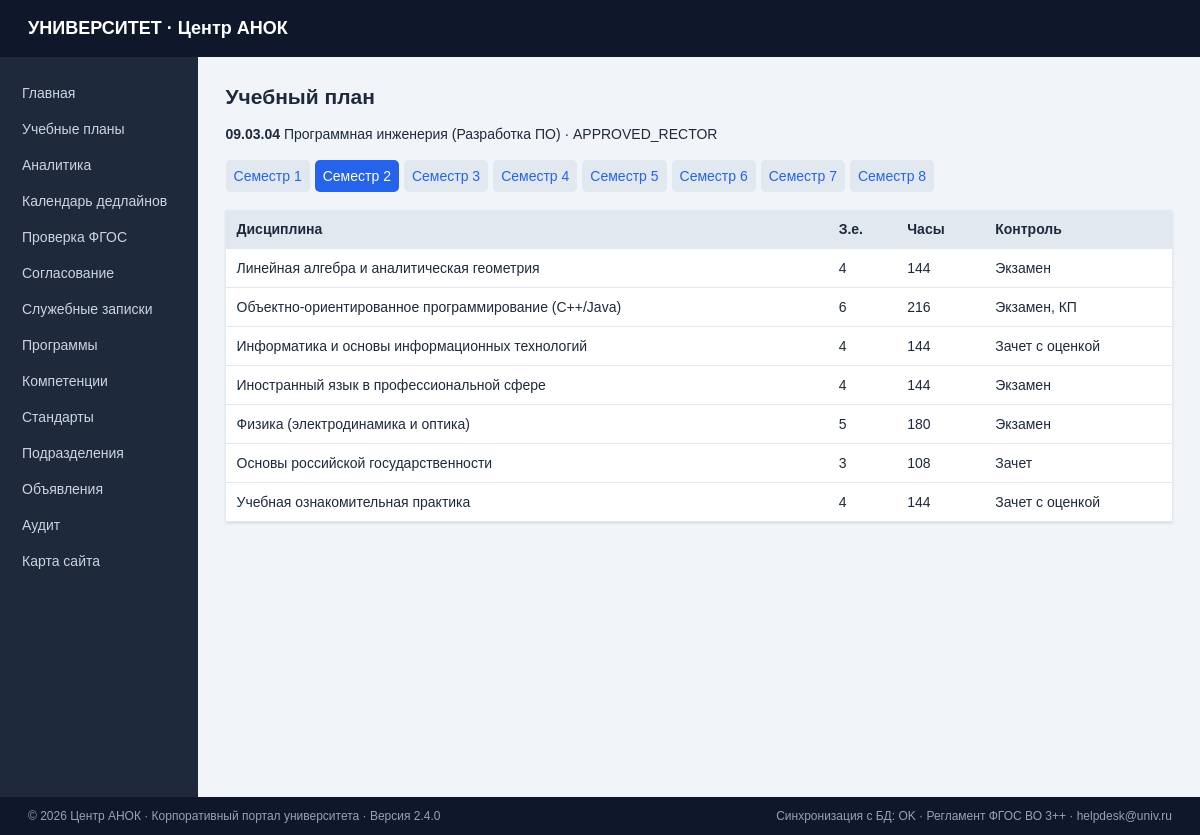
Page /?page=plan&id=1&sem=2 on the committed database.
### tables this page shows
CREATE TABLE `curriculums` (
  `id` INT AUTO_INCREMENT PRIMARY KEY,
  `program_id` INT,
  `academic_year` TEXT NOT NULL,
  `version` TEXT NOT NULL DEFAULT '1.0',
  `status` TEXT NOT NULL DEFAULT 'DRAFT',
  `total_credits` INT NOT NULL DEFAULT 240,
  `approved_protocol_num` TEXT,
  `approved_protocol_date` TEXT,
  `created_by_user` TEXT,
  `created_at` DATETIME DEFAULT CURRENT_TIMESTAMP,
  FOREIGN KEY (program_id) REFERENCES educational_programs(id)
);

CREATE TABLE `educational_programs` (
  `id` INT AUTO_INCREMENT PRIMARY KEY,
  `code` TEXT NOT NULL,
  `title` TEXT NOT NULL,
  `level` TEXT NOT NULL,
  `study_form` TEXT NOT NULL DEFAULT 'Очная',
  `fgos_standard_id` INT,
  `department_id` INT,
  FOREIGN KEY (fgos_standard_id) REFERENCES standards_fgos(id),
  FOREIGN KEY (department_id) REFERENCES departments(id)
);

CREATE TABLE `curriculum_disciplines` (
  `id` INT AUTO_INCREMENT PRIMARY KEY,
  `curriculum_id` INT,
  `block_type` TEXT NOT NULL,
  `discipline_name` TEXT NOT NULL,
  `semester_num` INT NOT NULL,
  `credits_ze` INT NOT NULL,
  `total_hours` INT NOT NULL,
  `lecture_hours` INT NOT NULL DEFAULT 0,
  `lab_hours` INT NOT NULL DEFAULT 0,
  `practice_hours` INT NOT NULL DEFAULT 0,
  `self_study_hours` INT NOT NULL DEFAULT 0,
  `control_form` TEXT NOT NULL,
  `implementing_department_id` INT,
  FOREIGN KEY (curriculum_id) REFERENCES curriculums(id),
  FOREIGN KEY (implementing_department_id) REFERENCES departments(id)
);

### index.php (the view, shortened to what this page needs)
<?php
require __DIR__ . '/config.php';
$page = $_GET['page'] ?? 'dashboard';
$id = filter_input(INPUT_GET, 'id', FILTER_VALIDATE_INT) ?: 1;
$sem = max(1, min(8, filter_input(INPUT_GET, 'sem', FILTER_VALIDATE_INT) ?: 1));
function e($v) { return htmlspecialchars((string)$v, ENT_QUOTES | ENT_SUBSTITUTE, 'UTF-8'); }
function allRows(PDO $db, string $sql, array $params=[]) { $s=$db->prepare($sql); $s->execute($params); return $s->fetchAll(); }
function oneRow(PDO $db, string $sql, array $params=[]) { $s=$db->prepare($sql); $s->execute($params); return $s->fetch() ?: []; }
$stats = [
 'plans'=>(int)$pdo->query('SELECT COUNT(*) FROM curriculums')->fetchColumn(),
 'disciplines'=>(int)$pdo->query('SELECT COUNT(*) FROM curriculum_disciplines')->fetchColumn(),
 'standards'=>(int)$pdo->query('SELECT COUNT(*) FROM standards_fgos')->fetchColumn(),
 'memos'=>(int)$pdo->query('SELECT COUNT(*) FROM service_notes')->fetchColumn(),
];
$title='Сводная панель'; $content='';
if ($page==='dashboard') {
 $title='Сводная панель'; $plans=allRows($pdo,'SELECT c.*, ep.code prog_code, ep.title prog_title FROM curriculums c JOIN educational_programs ep ON ep.id=c.program_id ORDER BY c.id');
 $content='<div class="cards">'; foreach($stats as $k=>$v) $content.='<div class="card"><b>'.e($v).'</b><span>'.e(['plans'=>'Учебные планы','disciplines'=>'Дисциплины','standards'=>'Стандарты ФГОС','memos'=>'Служебные записки'][$k]).'</span></div>'; $content.='</div><h2>Учебные планы</h2><table><tr><th>Программа</th><th>Год</th><th>Статус</th><th></th></tr>'; foreach($plans as $p) $content.='<tr><td>'.e($p['prog_code'].' — '.$p['prog_title']).'</td><td>'.e($p['academic_year']).'</td><td>'.e($p['status']).'</td><td><a href="?page=plan&id='.$p['id'].'">Открыть</a></td></tr>'; $content.='</table>';
} elseif ($page==='plan') {
 $title='Учебный план'; $p=oneRow($pdo,'SELECT c.*,ep.code,ep.title FROM curriculums c JOIN educational_programs ep ON ep.id=c.program_id WHERE c.id=?',[$id]); $rows=allRows($pdo,'SELECT * FROM curriculum_disciplines WHERE curriculum_id=? AND semester_num=? ORDER BY id',[$id,$sem]); $content='<p><b>'.e($p['code']??'').'</b> '.e($p['title']??'').' · '.e($p['status']??'').'</p><nav class="sem">'; for($i=1;$i<=8;$i++)$content.='<a class="'.($i===$sem?'active':''). '" href="?page=plan&id='.$id.'&sem='.$i.'">Семестр '.$i.'</a>'; $content.='</nav><table><tr><th>Дисциплина</th><th>З.е.</th><th>Часы</th><th>Контроль</th></tr>'; foreach($rows as $r)$content.='<tr><td>'.e($r['discipline_name']).'</td><td>'.e($r['credits_ze']).'</td><td>'.e($r['total_hours']).'</td><td>'.e($r['control_form']).'</td></tr>'; $content.='</table>';
 }
$nav=['dashboard'=>'Главная','plans'=>'Учебные планы','analytics'=>'Аналитика','calendar'=>'Календарь дедлайнов','validate'=>'Проверка ФГОС','signatures'=>'Согласование','memos'=>'Служебные записки','programs'=>'Программы','competencies'=>'Компетенции','standards'=>'Стандарты','departments'=>'Подразделения','announcements'=>'Объявления','audit'=>'Аудит','sitemap'=>'Карта сайта'];
?><!doctype html><html lang="ru"><head><meta charset="utf-8"><meta name="viewport" content="width=device-width,initial-scale=1"><title><?=e($title)?> — АНОК</title></head><body><header><b>УНИВЕРСИТЕТ · Центр АНОК</b></header><main><aside><?php foreach($nav as $key=>$label):?><a class="<?=($page===$key?'active':'')?>" href="?page=<?=e($key)?>"><?=e($label)?></a><?php endforeach;?></aside><section><h1><?=e($title)?></h1><?=$content?></section></main><footer style="background:#0f172a;color:#94a3b8;padding:12px 28px;font-size:12px;display:flex;justify-content:space-between;flex-wrap:wrap;gap:8px"><span>© 2026 Центр АНОК · Корпоративный портал университета · Версия 2.4.0</span><span>Синхронизация с БД: OK · Регламент ФГОС ВО 3++ · helpdesk@univ.ru</span></footer></body></html>

### index.php (style rules this page uses)
body { margin:0;background:#f1f5f9;color:#1e293b;font:14px Arial,sans-serif }
header { background:#0f172a;color:#fff;padding:18px 28px }
header b { font-size:18px }
main { display:flex;min-height:calc(100vh - 60px) }
aside { width:220px;background:#1e293b;padding:18px 12px }
aside a { display:block;color:#cbd5e1;text-decoration:none;padding:10px;border-radius:6px }
section { padding:28px;max-width:1100px;width:100% }
h1 { margin-top:0 }
table { border-collapse:collapse;background:#fff;width:100%;box-shadow:0 1px 3px #cbd5e1 }
th,td { text-align:left;padding:11px;border-bottom:1px solid #e2e8f0 }
th { background:#e2e8f0 }
a { color:#2563eb }
.sem { display:flex;gap:5px;flex-wrap:wrap;margin:18px 0 }
.sem a { padding:8px;background:#e2e8f0;text-decoration:none;border-radius:5px }
.sem a.active { background:#2563eb;color:#fff }

### rows in the picture
curriculums: program.code "09.03.04", program.title "Программная инженерия (Разработка ПО)", status "APPROVED_RECTOR"
curriculum_disciplines: discipline_name "Линейная алгебра и аналитическая геометрия", credits_ze "4", total_hours "144", control_form "Экзамен"
curriculum_disciplines: discipline_name "Объектно-ориентированное программирование (C++/Java)", credits_ze "6", total_hours "216", control_form "Экзамен, КП"
curriculum_disciplines: discipline_name "Информатика и основы информационных технологий", credits_ze "4", total_hours "144", control_form "Зачет с оценкой"
curriculum_disciplines: discipline_name "Иностранный язык в профессиональной сфере", credits_ze "4", total_hours "144", control_form "Экзамен"
curriculum_disciplines: discipline_name "Физика (электродинамика и оптика)", credits_ze "5", total_hours "180", control_form "Экзамен"
curriculum_disciplines: discipline_name "Основы российской государственности", credits_ze "3", total_hours "108", control_form "Зачет"
curriculum_disciplines: discipline_name "Учебная ознакомительная практика", credits_ze "4", total_hours "144", control_form "Зачет с оценкой"

### other values in the picture
$label "Главная"
$label "Учебные планы"
$label "Аналитика"
$label "Календарь дедлайнов"
$label "Проверка ФГОС"
$label "Согласование"
$label "Служебные записки"
$label "Программы"
$label "Компетенции"
$label "Стандарты"
$label "Подразделения"
$label "Объявления"
$label "Аудит"
$label "Карта сайта"
$title "Учебный план"
